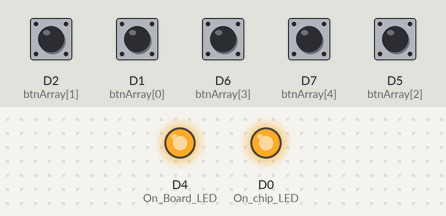
This program was run on a simulated ESP8266 (NodeMCU). Shown: output pins drawn as LEDs (lit = HIGH). The inputs (shaded band) are chosen by the test bench; at power-on: D1 (btnArray[0]), D2 (btnArray[1]), D5 (btnArray[2]), D6 (btnArray[3]), D7 (btnArray[4]) LOW. WiFi joins after 1.5 s; servers stay silent unless stated; the Firebase database answers and starts empty; what the program prints to the serial monitor is not drawn.

Above: at 0.1 s.
At 1.6 s:
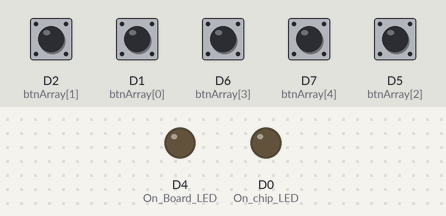
Timing chart, 0 to 3.1 s (numbered marks = the images above):
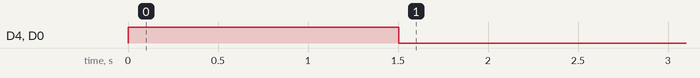

The program:

main.cpp
```cpp
/* Esp8266 pins to GPIO */
/* The follow Pins are declared under Arduino.h
int D0 = 16;    // On chip LED
int D1 = 5;     // Left Red Button
int D2 = 4;     // Left Yellow Button
int D3 = 0;     // FLASH PIN - DO NOT USE!!
int D4 = 2;     // On Board LED
int D5 = 14;    // Middle Big Button
int D6 = 12;    // Right Yellow Button
int D7 = 13;    // Right Red Button
int D8 = 15;
*/

#include <Arduino.h>
#include <ESP8266WiFi.h>
#include <Firebase_ESP_Client.h>

const String Device_Col = "RED";
const int debounce = 150;
const bool print_enable = 1;

/* Define types of functions */
const String GameMode[3] = {
    "PAPAPA",
    "QuickAns",
    "PatternDance1",
};

/* 1. Define the WiFi credentials */
const int WIFI_SELECT = 0;
const String WIFI_SSID[3] = {
    "spcs-teacher",
    "MRH",
    "Im_a_Fridge",
};
const String WIFI_PASSWORD[3] = {
    "v3zg3s2w",
    "Kellulu1234",
    "thereisnopassword",
};

/* 2. Define the Firebase project host name (required) */
#define FIREBASE_HOST "https://pushthebutton2021-default-rtdb.firebaseio.com/"
//#define FIREBASE_AUTH "Eh9G7DtDKocR1fvN0kVNA0BHtlvZovmu4B6hADRp"
#define API_KEY "AIzaSyCqDJFzrC_Bmrl8n8DXex0emiP5wzJx3jw"

/* 3. Define the user Email and password that alreadey registerd or added in your project */
#define USER_EMAIL "pushthebutton@ptb.io"
#define USER_PASSWORD "PushTheButton"

/* 4. Define the Firebase Data object */
FirebaseData fbdo;

/* 5, Define the FirebaseAuth data for authentication data */
FirebaseAuth auth;

/* Define the FirebaseConfig data for config data */
FirebaseConfig config;

/* Device Name */
const String DEVICENAME = "PushTheButton-io";

FirebaseData firebaseData;
FirebaseData Front;
FirebaseJson json;

/* Define data storing path */
String path = "/" + Device_Col + "/";
String Command_Path = "/Order/";

int i = 0;

/* Declare button pins in array */
const int btnArray[5] = {5, 4, 14, 12, 13};

/* Declare press counter */
int btnPressCount_old[5];
int btnPressCount_new[5];

/* Not in use */
bool bState_old[5];
bool bState_new[5];

/* Interrup ISR function */
void ICACHE_RAM_ATTR btnCounter() {
    unsigned long startTime = millis();
    for (int btn = 0; btn < 5; btn++) {
        if (digitalRead(btnArray[btn])) {
            btnPressCount_new[btn]++;
            while ((millis() - startTime) < debounce) {
            }
        }
    }
}

void setup() {
    Serial.begin(115200);

    /* Pin mode */
    pinMode(D0, OUTPUT); //  On chip LED
    pinMode(D4, OUTPUT); //  On Board LED
    digitalWrite(D0, HIGH);
    digitalWrite(D4, HIGH);

    /* Attach all button pins as interrup */
    attachInterrupt(digitalPinToInterrupt(btnArray[0]), btnCounter, RISING);
    attachInterrupt(digitalPinToInterrupt(btnArray[1]), btnCounter, RISING);
    attachInterrupt(digitalPinToInterrupt(btnArray[2]), btnCounter, RISING);
    attachInterrupt(digitalPinToInterrupt(btnArray[3]), btnCounter, RISING);
    attachInterrupt(digitalPinToInterrupt(btnArray[4]), btnCounter, RISING);

    /* Initializing all press counter */
    for (int b = 0; b < 6; b++) {
        btnPressCount_old[b] = 0;
        btnPressCount_new[b] = 0;
        digitalWrite(btnArray[b], LOW);
    }

    Serial.println("\n");
    Serial.print("Device Name: ");
    Serial.println(DEVICENAME);
    Serial.print("Connecting to SSID: ");
    Serial.println(WIFI_SSID[WIFI_SELECT]);
    Serial.println();

    WiFi.hostname(DEVICENAME);

    WiFi.begin(WIFI_SSID[WIFI_SELECT], WIFI_PASSWORD[WIFI_SELECT]);

    Serial.print("Connecting to Wi-Fi");
    while (WiFi.status() != WL_CONNECTED) {
        Serial.print(".");
        delay(300);
    }

    digitalWrite(D4, LOW);

    Serial.println();
    Serial.print("Connected with IP: ");
    Serial.println(WiFi.localIP());
    Serial.println();

    config.host = FIREBASE_HOST;
    config.api_key = API_KEY;

    /* Enable the below line to use Secret key */
    //config.signer.tokens.legacy_token = FIREBASE_AUTH;

    /* Assign the user sign in credentials */
    auth.user.email = USER_EMAIL;
    auth.user.password = USER_PASSWORD;

    /* Initialize the library with the Firebase authen and config */
    Firebase.begin(&config, &auth);

    digitalWrite(D0, LOW);

    /* Enable auto reconnect the WiFi when connection lost */
    Firebase.reconnectWiFi(true);

    Serial.println("READY.");
}

void errorMessage() {
    Serial.println("FAILED");
    Serial.println("REASON: " + firebaseData.errorReason());
    Serial.println("------------------------------------\n");
}

void PressCount_InTime() {
    for (int b = 0; b < 5; b++) {
        if (btnPressCount_old[b] != btnPressCount_new[b]) {
            btnPressCount_old[b] = btnPressCount_new[b];

            if (print_enable) {
                Serial.print("Button ");
                Serial.print(b + 1);
                Serial.print(" is pressed: ");
                Serial.print(btnPressCount_new[b]);
                Serial.println(" Times.");
            }
        }
    }
}

void PAPAPA() {
}

void QuickAns() {
}

void PatternDance1() {
}

void loop() {
  //Serial.println("In Loop");
  if (Firebase.RTDB.get(&fbdo, "/Order/")) {
      //Success
      Serial.print("The Order is ");
      Serial.println(fbdo.stringData());
  }
    /*
  Serial.print("Button is pressed: ");
  Serial.println(btnPressCount_new[0]);
  Serial.println(" Times.");
  */

    /*
  if (Firebase.RTDB.set(&fbdo, path.c_str(), i)){
    //Serial.println("Upload SUCCESS");
    i++;
    }else{errorMessage();};

  if (Firebase.RTDB.set(&fbdo, "/PressCount/", btnPressCount[2])){
    //Serial.println("Upload SUCCESS");
    i++;
    }else{errorMessage();};

   for (int btn = 0; btn < 5; btn++){
    if (digitalRead(btnArray[btn])){
      Serial.print("Btn");
      Serial.print(btn);
      Serial.print(": ");
      Serial.println(digitalRead(btnArray[btn]));
    }
   }
  */

    /*
  if(Firebase.getString(Front, "/B2SmartDRV/US_Final")){
    //Success
    Serial.print("Get int data success, US_Final = ");
    Serial.println(Front.stringData());
    Serial.println("------------------------------------\n");
  }else{
    Serial.print("Error in getInt (USFront), ");
    Serial.println(Front.errorReason());
    Serial.println("------------------------------------\n");
  }
  */

    //delay(100);
}
```
